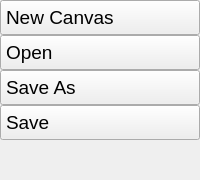
        <widget class="QWidget" name="filePage">
         <attribute name="title">
          <string>File</string>
         </attribute>
         <layout class="QVBoxLayout" name="verticalLayout_3">
          <property name="spacing">
           <number>0</number>
          </property>
          <property name="leftMargin">
           <number>0</number>
          </property>
          <property name="topMargin">
           <number>0</number>
          </property>
          <property name="rightMargin">
           <number>0</number>
          </property>
          <property name="bottomMargin">
           <number>0</number>
          </property>
          <item>
           <widget class="QPushButton" name="newtab">
            <property name="font">
             <font>
              <pointsize>14</pointsize>
             </font>
            </property>
            <property name="styleSheet">
             <string notr="true">QPushButton{
Text-align:left;
padding: 5px 5px 5px 5px;
}

QPushButton:pressed{
background-color: #212F39; 
}

QPushButton:hover {
background-color: #212F39;
}</string>
            </property>
            <property name="text">
             <string>New Canvas</string>
            </property>
            <property name="icon">
             <iconset resource="../icons.qrc">
              <normaloff>:/icons/new_tab_w.svg</normaloff>:/icons/new_tab_w.svg</iconset>
            </property>
            <property name="iconSize">
             <size>
              <width>22</width>
              <height>22</height>
             </size>
            </property>
           </widget>
          </item>
          <item>
           <widget class="QPushButton" name="open">
            <property name="font">
             <font>
              <pointsize>14</pointsize>
             </font>
            </property>
            <property name="styleSheet">
             <string notr="true">QPushButton{
Text-align:left;
padding: 5px 5px 5px 5px;
}

QPushButton:pressed{
background-color: #212F39; 
}

QPushButton:hover {
background-color: #212F39;
}</string>
            </property>
            <property name="text">
             <string>Open</string>
            </property>
            <property name="icon">
             <iconset resource="../icons.qrc">
              <normaloff>:/icons/open_w.svg</normaloff>:/icons/open_w.svg</iconset>
            </property>
            <property name="iconSize">
             <size>
              <width>22</width>
              <height>22</height>
             </size>
            </property>
           </widget>
          </item>
          <item>
           <widget class="QPushButton" name="saveas">
            <property name="font">
             <font>
              <pointsize>14</pointsize>
             </font>
            </property>
            <property name="styleSheet">
             <string notr="true">QPushButton{
Text-align:left;
padding: 5px 5px 5px 5px;
}

QPushButton:pressed{
background-color: #212F39; 
}

QPushButton:hover {
background-color: #212F39;
}</string>
            </property>
            <property name="text">
             <string>Save As</string>
            </property>
            <property name="icon">
             <iconset resource="../icons.qrc">
              <normaloff>:/icons/save_w.svg</normaloff>:/icons/save_w.svg</iconset>
            </property>
            <property name="iconSize">
             <size>
              <width>22</width>
              <height>22</height>
             </size>
            </property>
           </widget>
          </item>
          <item>
           <widget class="QPushButton" name="save">
            <property name="font">
             <font>
              <pointsize>14</pointsize>
             </font>
            </property>
            <property name="styleSheet">
             <string notr="true">QPushButton{
Text-align:left;
padding: 5px 5px 5px 5px;
}

QPushButton:pressed{
background-color: #212F39; 
}

QPushButton:hover {
background-color: #212F39;
}</string>
            </property>
            <property name="text">
             <string>Save</string>
            </property>
            <property name="icon">
             <iconset resource="../icons.qrc">
              <normaloff>:/icons/save_w.svg</normaloff>:/icons/save_w.svg</iconset>
            </property>
            <property name="iconSize">
             <size>
              <width>22</width>
              <height>22</height>
             </size>
            </property>
           </widget>
          </item>
          <item>
           <spacer name="verticalSpacer_3">
            <property name="orientation">
             <enum>Qt::Vertical</enum>
            </property>
            <property name="sizeHint" stdset="0">
             <size>
              <width>20</width>
              <height>40</height>
             </size>
            </property>
           </spacer>
          </item>
         </layout>
        </widget>
